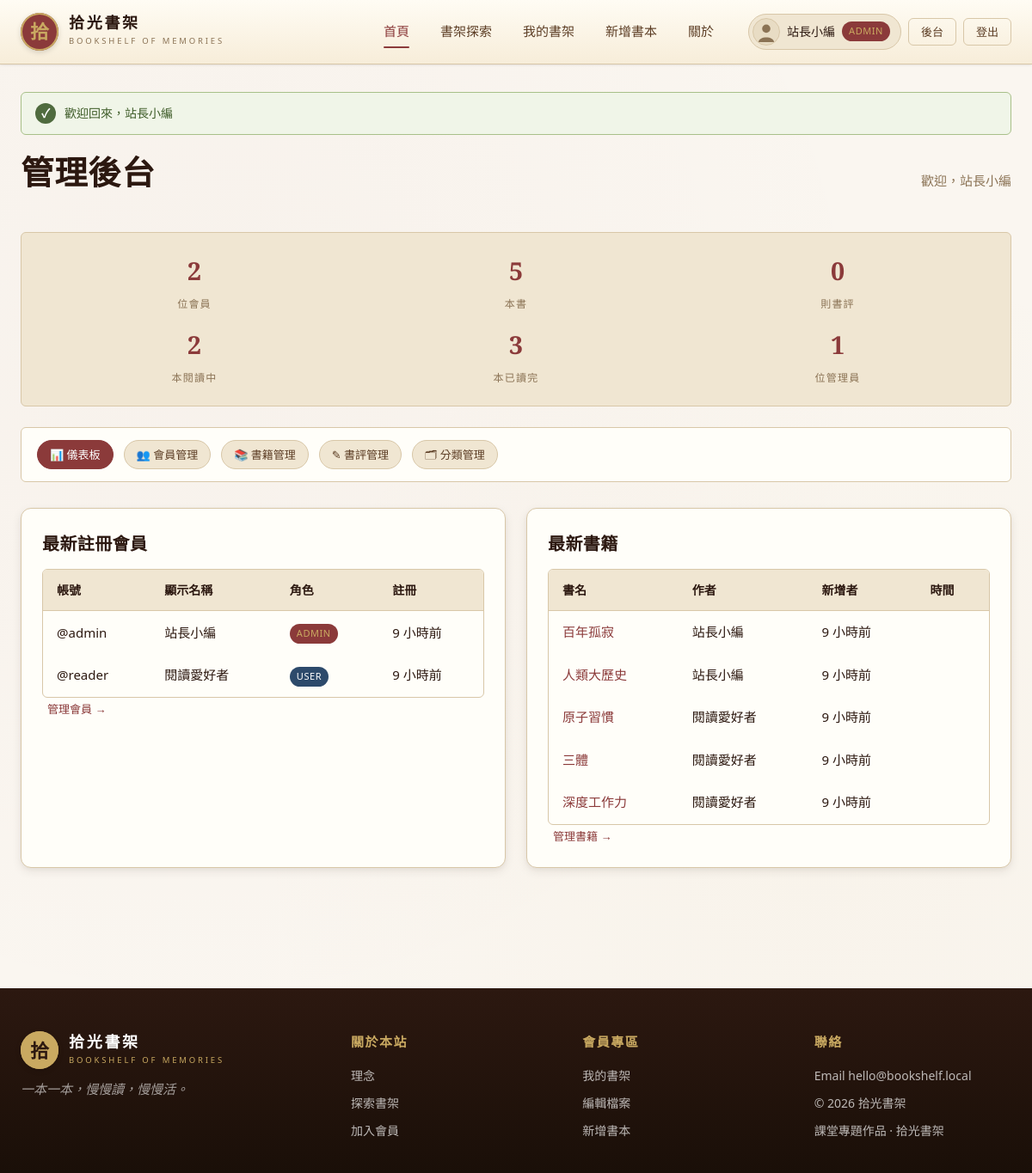
/admin/index.php (signed in), run on the app's committed database.
### tables this page shows
CREATE TABLE users (
    id            INT AUTO_INCREMENT PRIMARY KEY,
    username      VARCHAR(50)  NOT NULL UNIQUE,
    email         VARCHAR(120) NOT NULL UNIQUE,
    password_hash VARCHAR(255) NOT NULL,
    display_name  VARCHAR(80)  NOT NULL,
    avatar        VARCHAR(255) DEFAULT NULL,
    bio           TEXT         DEFAULT NULL,
    role          ENUM('user','admin') NOT NULL DEFAULT 'user',
    status        ENUM('active','banned') NOT NULL DEFAULT 'active',
    created_at    DATETIME     NOT NULL DEFAULT CURRENT_TIMESTAMP
);

CREATE TABLE books (
    id            INT AUTO_INCREMENT PRIMARY KEY,
    user_id       INT          NOT NULL,
    title         VARCHAR(200) NOT NULL,
    author        VARCHAR(120) NOT NULL,
    isbn          VARCHAR(20)  DEFAULT NULL,
    cover_image   VARCHAR(255) DEFAULT NULL,
    description   TEXT         DEFAULT NULL,
    category_id   INT          DEFAULT NULL,
    status        ENUM('want','reading','finished') NOT NULL DEFAULT 'want',
    rating        TINYINT      DEFAULT NULL,         
    page_count    INT          DEFAULT NULL,
    published_year INT         DEFAULT NULL,
    publisher     VARCHAR(120) DEFAULT NULL,
    created_at    DATETIME     NOT NULL DEFAULT CURRENT_TIMESTAMP,
    updated_at    DATETIME     NOT NULL DEFAULT CURRENT_TIMESTAMP ON UPDATE CURRENT_TIMESTAMP,
    FOREIGN KEY (user_id)     REFERENCES users(id)      ON DELETE CASCADE,
    FOREIGN KEY (category_id) REFERENCES categories(id) ON DELETE SET NULL
);

### includes/db.php (called while the page is built, shortened)
<?php
function db(): PDO
{
    static $pdo = null;
    if ($pdo === null) {
        $dsn = sprintf('mysql:host=%s;dbname=%s;charset=%s', DB_HOST, DB_NAME, DB_CHARSET);
        try {
            $pdo = new PDO($dsn, DB_USER, DB_PASS, [
                PDO::ATTR_ERRMODE            => PDO::ERRMODE_EXCEPTION,
                PDO::ATTR_DEFAULT_FETCH_MODE => PDO::FETCH_ASSOC,
                PDO::ATTR_EMULATE_PREPARES   => false,
            ]);
        } catch (PDOException $e) {
            http_response_code(500);
            die('<h2>資料庫連線失敗</h2><pre>' . htmlspecialchars($e->getMessage()) . '</pre>');
        }
    }
    return $pdo;
}

### admin/index.php (the view, shortened to what this page needs)
<?php
require_once __DIR__ . '/../includes/functions.php';
$me = current_user();
$stats = db()->query("
  SELECT
    (SELECT COUNT(*) FROM users)   AS users,
    (SELECT COUNT(*) FROM books)   AS books,
    (SELECT COUNT(*) FROM reviews) AS reviews,
    (SELECT COUNT(*) FROM users WHERE role='admin')   AS admins,
    (SELECT COUNT(*) FROM books WHERE status='reading')  AS reading,
    (SELECT COUNT(*) FROM books WHERE status='finished') AS finished
")->fetch();
$newUsers = db()->query("SELECT id, username, display_name, role, created_at FROM users ORDER BY created_at DESC LIMIT 5")->fetchAll();
$newBooks = db()->query("
    SELECT b.id, b.title, b.created_at, u.display_name
      FROM books b JOIN users u ON u.id=b.user_id
  ORDER BY b.created_at DESC LIMIT 5
")->fetchAll();
require_once __DIR__ . '/../includes/header.php';
?>
<div class="flex-between mt-2">
  <h1>管理後台</h1>
  <span class="text-muted">歡迎，<?= e($me['display_name']) ?></span>
</div>
<div class="book-stat-grid" style="margin:24px 0;">
  <div class="book-stat"><span class="num"><?= (int)$stats['users'] ?></span><span class="lbl">位會員</span></div>
  <div class="book-stat"><span class="num"><?= (int)$stats['books'] ?></span><span class="lbl">本書</span></div>
  <div class="book-stat"><span class="num"><?= (int)$stats['reviews'] ?></span><span class="lbl">則書評</span></div>
  <div class="book-stat"><span class="num"><?= (int)$stats['reading'] ?></span><span class="lbl">本閱讀中</span></div>
  <div class="book-stat"><span class="num"><?= (int)$stats['finished'] ?></span><span class="lbl">本已讀完</span></div>
  <div class="book-stat"><span class="num"><?= (int)$stats['admins'] ?></span><span class="lbl">位管理員</span></div>
</div>
<div class="filter-bar" style="margin-bottom:30px;">
  <a href="index.php"      class="chip active">📊 儀表板</a>
  <a href="users.php"      class="chip">👥 會員管理</a>
  <a href="books.php"      class="chip">📚 書籍管理</a>
  <a href="reviews.php"    class="chip">✎ 書評管理</a>
  <a href="categories.php" class="chip">🗂  分類管理</a>
</div>
<div style="display:grid; grid-template-columns:1fr 1fr; gap:24px;">
  <div class="card">
    <h3 class="mt-0">最新註冊會員</h3>
    <table class="table">
      <thead><tr><th>帳號</th><th>顯示名稱</th><th>角色</th><th>註冊</th></tr></thead>
      <tbody>
        <?php foreach ($newUsers as $u): ?>
          <tr>
            <td>@<?= e($u['username']) ?></td>
            <td><?= e($u['display_name']) ?></td>
            <td>
              <?php if ($u['role']==='admin'): ?><span class="badge badge-admin">ADMIN</span>
              <?php else: ?><span class="badge badge-user">USER</span><?php endif; ?>
            </td>
            <td><?= e(time_ago($u['created_at'])) ?></td>
          </tr>
        <?php endforeach; ?>
      </tbody>
    </table>
    <a href="users.php" class="btn-link">管理會員 →</a>
  </div>
  <div class="card">
    <h3 class="mt-0">最新書籍</h3>
    <table class="table">
      <thead><tr><th>書名</th><th>作者</th><th>新增者</th><th>時間</th></tr></thead>
      <tbody>
        <?php foreach ($newBooks as $b): ?>
          <tr>
            <td><a href="../book_detail.php?id=<?= (int)$b['id'] ?>"><?= e($b['title']) ?></a></td>
            <td><?= e($b['display_name']) ?></td>
            <td><?= e(time_ago($b['created_at'])) ?></td>
          </tr>
        <?php endforeach; ?>
      </tbody>
    </table>
    <a href="books.php" class="btn-link">管理書籍 →</a>
  </div>
</div>
<?php require_once __DIR__ . '/../includes/footer.php'; ?>

### includes/header.php (shortened to what this page needs)
<?php
require_once __DIR__ . '/functions.php';
$current = basename($_SERVER['SCRIPT_NAME']);
?>
<!DOCTYPE html>
<html lang="zh-Hant">
<head>
<link rel="stylesheet" href="assets/css/style.css">
</head>
<body>
<header class="site-header">
  <div class="container header-inner">
    <a href="index.php" class="brand">
      <span class="brand-mark">拾</span>
      <span class="brand-text">
        <strong>拾光書架</strong>
        <small>BOOKSHELF OF MEMORIES</small>
      </span>
    </a>
    <nav class="site-nav" id="siteNav">
      <a href="index.php"      class="<?= $current==='index.php'?'active':'' ?>">首頁</a>
      <a href="bookshelf.php"  class="<?= $current==='bookshelf.php'?'active':'' ?>">書架探索</a>
      <?php if (is_logged_in()): ?>
        <a href="my_shelf.php" class="<?= $current==='my_shelf.php'?'active':'' ?>">我的書架</a>
        <a href="add_book.php" class="<?= $current==='add_book.php'?'active':'' ?>">新增書本</a>
      <?php endif; ?>
      <a href="about.php"      class="<?= $current==='about.php'?'active':'' ?>">關於</a>
    </nav>
    <div class="user-area">
      <?php if ($u = current_user()): ?>
        <a href="profile.php" class="user-chip" title="我的檔案">
          <span class="avatar-sm" style="background-image:url('<?= e($u['avatar'] ?: 'assets/images/default_avatar.svg') ?>')"></span>
          <span class="user-name"><?= e($u['display_name']) ?></span>
          <?php if ($u['role']==='admin'): ?><span class="badge badge-admin">ADMIN</span><?php endif; ?>
        </a>
        <?php if (is_admin()): ?>
          <a href="admin/index.php" class="btn btn-ghost btn-sm">後台</a>
        <?php endif; ?>
        <a href="logout.php" class="btn btn-ghost btn-sm">登出</a>
      <?php else: ?>
        <a href="login.php" class="btn btn-ghost btn-sm">登入</a>
        <a href="register.php" class="btn btn-primary btn-sm">加入書架</a>
      <?php endif; ?>
    </div>
  </div>
</header>
<main class="site-main">
  <div class="container">
    <?= flash_render() ?>

### data on the page
users: display_name "站長小編", username "admin", role "ADMIN", created_at "9 小時前"
users: username "reader", display_name "閱讀愛好者", role "USER", created_at "9 小時前"
books: title "百年孤寂", user.display_name "站長小編", created_at "9 小時前"
books: title "人類大歷史", user.display_name "站長小編", created_at "9 小時前"
books: title "原子習慣", user.display_name "閱讀愛好者", created_at "9 小時前"
books: title "三體", user.display_name "閱讀愛好者", created_at "9 小時前"
books: title "深度工作力", user.display_name "閱讀愛好者", created_at "9 小時前"

### other printed values
$icon "✓"
$f['msg'] "歡迎回來，站長小編"
$stats['users'] "2"
$stats['books'] "5"
$stats['reviews'] "0"
$stats['reading'] "2"
$stats['finished'] "3"
$stats['admins'] "1"
SITE_TAG "一本一本，慢慢讀，慢慢活。"
SITE_NAME "拾光書架"
